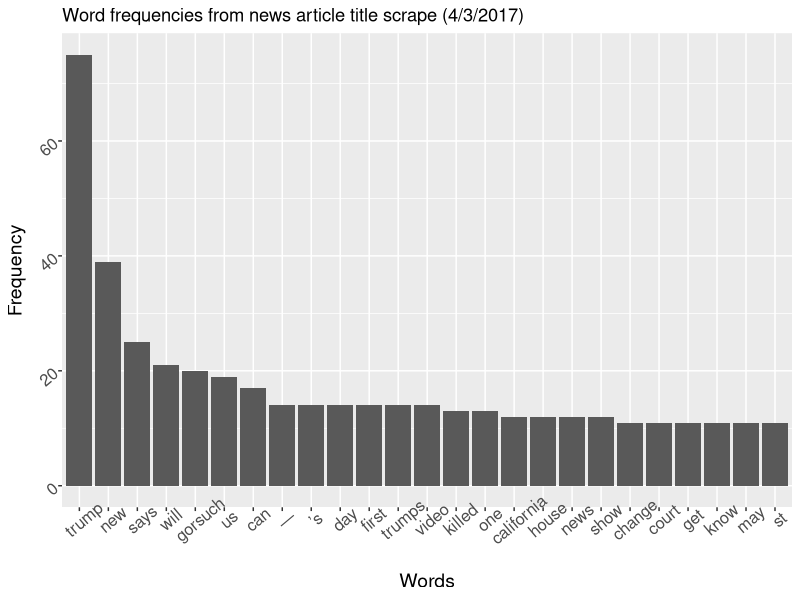

This figure's R source:
## ---- chunk 1
knitr::opts_chunk$set(echo = TRUE)
## ---- chunk 2
library(tm)
library(tidyverse)
## ---- chunk 3
titles <- read.csv("news_table.csv", stringsAsFactors = FALSE)
titles <- titles$title 
head(titles)
## ---- chunk 4
titles %>%
  tolower %>%
  removePunctuation %>%
  removeWords(stopwords("en")) %>%
  map(function(x) gsub("[\r\n\t]", "",x)) ->
titles

head(titles)
## ---- chunk 5
words <- paste0(titles, collapse = " ")
words <- unlist(strsplit(words, " "))

head(words, 20)
## ---- chunk 6
words <- words[words != ""]
head(words, 20)
## ---- chunk 7
word_freqs <- words %>% 
                    table %>% 
                    sort(decreasing = TRUE) %>% 
                    data.frame(stringsAsFactors = FALSE)
names(word_freqs) <- c("word","freq")
glimpse(word_freqs)
head(word_freqs)
## ---- chunk 8
ggplot(data = word_freqs[1:25,],
       aes(x=word, y=freq)) + 
       geom_bar(stat = "identity") +
       theme(
          axis.title = element_text(size = 14),
          axis.text = element_text(angle = 40, size=12),
          axis.title.y = element_text(size = 14),
          axis.text.y = element_text(size = 12)) +
       ggtitle("Word frequencies from news article title scrape (4/3/2017)") + 
       xlab("Words") + ylab("Frequency")
